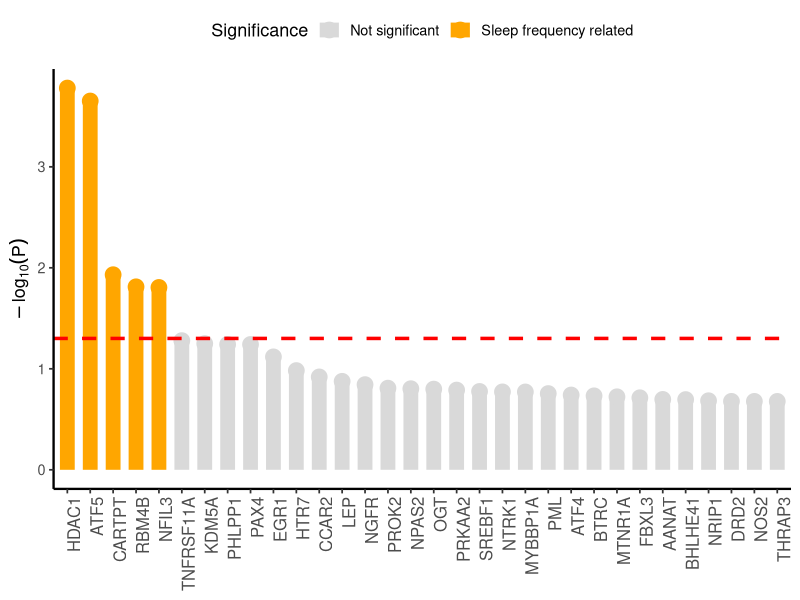
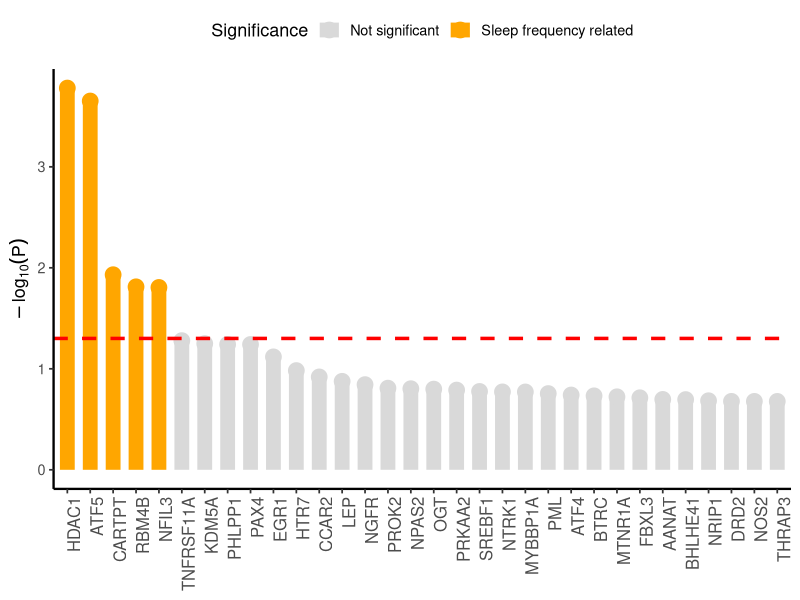

These figures' R source, in order:
############################################################
# Result5_FigA.R
#
# Sleep frequency–associated genes
# Cochran test lollipop plot
#
# Input:
#   data/Result5/Sleep_frequency_Cochran.tsv
#
# Output:
#   figures/Result5/Figure5A_Lollipop.pdf
#
# Project root required:
#   Sleep_Evolution/
############################################################

suppressPackageStartupMessages({
  library(data.table)
  library(dplyr)
  library(ggplot2)
})

# ----------------------------------------------------------
# 1. Load data
# ----------------------------------------------------------

cochran_df <- fread(
  "data/Result5/Sleep_frequency_Cochran.tsv"
) %>% as.data.frame()

# ----------------------------------------------------------
# 2. Data processing
# ----------------------------------------------------------

cochran_df$log_Pvalue <- -log10(cochran_df$P_Value)

threshold <- -log10(0.05)

cochran_df <- cochran_df %>%
  mutate(
    Significant =
      ifelse(log_Pvalue > threshold,
             "Sleep frequency related",
             "Not significant")
  ) %>%
  arrange(desc(log_Pvalue)) %>%
  slice(1:32)

# ----------------------------------------------------------
# 3. Plot
# ----------------------------------------------------------

p1 <- ggplot(
  cochran_df,
  aes(x = reorder(Gene, -log_Pvalue),
      y = log_Pvalue,
      color = Significant)
) +
  geom_segment(
    aes(xend = reorder(Gene, -log_Pvalue),
        y = 0,
        yend = log_Pvalue),
    linewidth = 5
  ) +
  geom_point(size = 5) +
  geom_hline(
    yintercept = threshold,
    linetype = "dashed",
    color = "red",
    linewidth = 1.2
  ) +
  scale_color_manual(
    values = c(
      "Sleep frequency related" = "#ffa600",
      "Not significant" = "grey85"
    )
  ) +
  labs(
    x = NULL,
    y = expression(-log[10](P)),
    color = "Significance"
  ) +
  theme_classic(base_size = 13) +
  theme(
    legend.position = "top",
    axis.text.x =
      element_text(angle = 90,
                   hjust = 1,
                   vjust = 1,
                   size = 12),
    axis.line =
      element_line(linewidth = 0.8)
  )

# ----------------------------------------------------------
# 4. Save
# ----------------------------------------------------------

OUT_DIR <- "figures/Result5/"
dir.create(OUT_DIR,
           recursive = TRUE,
           showWarnings = FALSE)

ggsave(
  file.path(OUT_DIR,
            "Figure5A_Lollipop.pdf"),
  p1,
  width = 8,
  height = 5
)

ggsave(
  file.path(OUT_DIR,
            "Figure5A_Lollipop.jpg"),
  p1,
  width = 8,
  height = 5,
  dpi = 300
)
